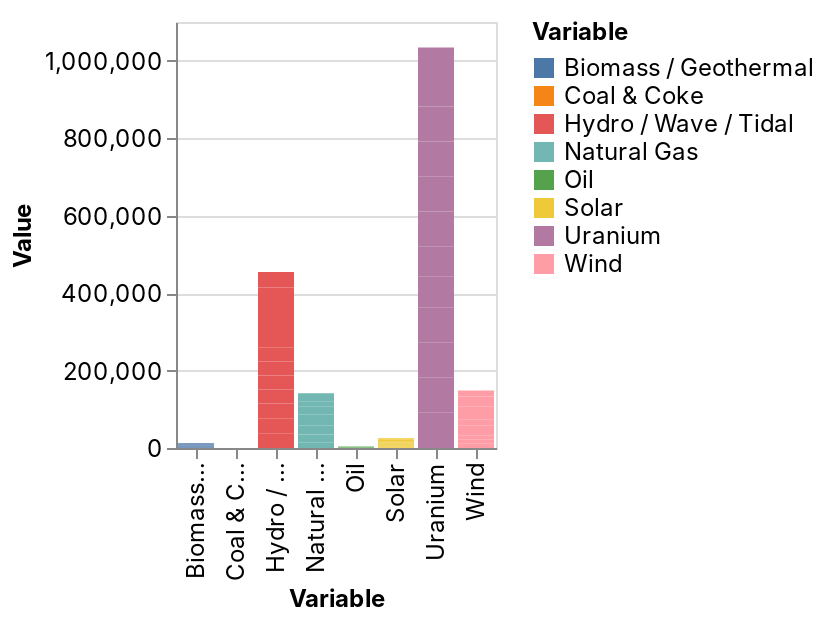

Write notebook code for a chart like this one.
### Markdown cell above
Distribution of power generation in Ontario as a visual. where the highest concentration of uranium is used to produce power.(years between 2016 to 2021)

### Code cell
_deepnote_run_altair(df_9, """{"data":{"name":"placeholder"},"mark":{"type":"bar","tooltip":true},"height":220,"$schema":"https://vega.github.io/schema/vega-lite/v4.json","autosize":{"type":"fit"},"encoding":{"x":{"sort":null,"type":"nominal","field":"Variable","scale":{"type":"linear","zero":false}},"y":{"sort":null,"type":"quantitative","field":"Value","scale":{"type":"linear","zero":true}},"color":{"sort":null,"type":"nominal","field":"Variable","scale":{"type":"linear","zero":false}}}}""")

### Figure 1 — Vega-Lite specification as saved in the notebook (floating-point values rounded to 4 significant figures)
{"config": {"view": {"continuousWidth": 400, "continuousHeight": 300}, "area": {"fill": "#51C0E9"}, "axis": {"labelFont": "Inter, sans-serif", "labelFontSize": 12, "labelFontWeight": "normal", "labelLimit": 60, "labelOverlap": "greedy", "titleFont": "Inter, sans-serif", "titleFontSize": 12, "titleFontWeight": "bold"}, "background": "#ffffff", "legend": {"labelFont": "Inter, sans-serif", "labelFontSize": 12, "titleFont": "Inter, sans-serif", "titleFontSize": 12, "titleFontWeight": "bold"}, "line": {"stroke": "#51C0E9", "strokeWidth": 2}, "rect": {"fill": "#51C0E9"}, "title": {"anchor": "start", "color": "#000000", "font": "Inter, sans-serif", "fontSize": 22, "fontWeight": "normal"}}, "data": {"name": "data-f486d8cb7c1234452d023379792d5385"}, "mark": {"type": "bar", "tooltip": true}, "autosize": {"type": "fit"}, "encoding": {"color": {"type": "nominal", "field": "Variable", "scale": {"type": "linear", "zero": false}, "sort": null}, "x": {"type": "nominal", "field": "Variable", "scale": {"type": "linear", "zero": false}, "sort": null}, "y": {"type": "quantitative", "field": "Value", "scale": {"type": "linear", "zero": true}, "sort": null}}, "height": 300, "width": "container", "$schema": "https://vega.github.io/schema/vega-lite/v4.json", "datasets": {"data-f486d8cb7c1234452d023379792d5385": [{"Scenario": "Current Policies", "Region": "Ontario", "Variable": "Biomass / Geothermal", "Type": "Primary Fuel", "Year": 2016, "Value": 1444.0}, {"Scenario": "Current Policies", "Region": "Ontario", "Variable": "Biomass / Geothermal", "Type": "Primary Fuel", "Year": 2017, "Value": 962.1}, {"Scenario": "Current Policies", "Region": "Ontario", "Variable": "Biomass / Geothermal", "Type": "Primary Fuel", "Year": 2018, "Value": 1311.0}, {"Scenario": "Current Policies", "Region": "Ontario", "Variable": "Biomass / Geothermal", "Type": "Primary Fuel", "Year": 2019, "Value": 1249.0}, {"Scenario": "Current Policies", "Region": "Ontario", "Variable": "Biomass / Geothermal", "Type": "Primary Fuel", "Year": 2020, "Value": 756.1}, {"Scenario": "Current Policies", "Region": "Ontario", "Variable": "Biomass / Geothermal", "Type": "Primary Fuel", "Year": 2021, "Value": 756.1}, {"Scenario": "Current Policies", "Region": "Ontario", "Variable": "Coal & Coke", "Type": "Primary Fuel", "Year": 2016, "Value": 0.0}, {"Scenario": "Current Policies", "Region": "Ontario", "Variable": "Coal & Coke", "Type": "Primary Fuel", "Year": 2017, "Value": 0.0}, {"Scenario": "Current Policies", "Region": "Ontario", "Variable": "Coal & Coke", "Type": "Primary Fuel", "Year": 2018, "Value": 0.0}, {"Scenario": "Current Policies", "Region": "Ontario", "Variable": "Coal & Coke", "Type": "Primary Fuel", "Year": 2019, "Value": 0.0}, {"Scenario": "Current Policies", "Region": "Ontario", "Variable": "Coal & Coke", "Type": "Primary Fuel", "Year": 2020, "Value": 0.0}, {"Scenario": "Current Policies", "Region": "Ontario", "Variable": "Coal & Coke", "Type": "Primary Fuel", "Year": 2021, "Value": 0.0}, {"Scenario": "Current Policies", "Region": "Ontario", "Variable": "Hydro / Wave / Tidal", "Type": "Primary Fuel", "Year": 2016, "Value": 36510.0}, {"Scenario": "Current Policies", "Region": "Ontario", "Variable": "Hydro / Wave / Tidal", "Type": "Primary Fuel", "Year": 2017, "Value": 40020.0}, {"Scenario": "Current Policies", "Region": "Ontario", "Variable": "Hydro / Wave / Tidal", "Type": "Primary Fuel", "Year": 2018, "Value": 38280.0}, {"Scenario": "Current Policies", "Region": "Ontario", "Variable": "Hydro / Wave / Tidal", "Type": "Primary Fuel", "Year": 2019, "Value": 36210.0}, {"Scenario": "Current Policies", "Region": "Ontario", "Variable": "Hydro / Wave / Tidal", "Type": "Primary Fuel", "Year": 2020, "Value": 36150.0}, {"Scenario": "Current Policies", "Region": "Ontario", "Variable": "Hydro / Wave / Tidal", "Type": "Primary Fuel", "Year": 2021, "Value": 36150.0}, {"Scenario": "Current Policies", "Region": "Ontario", "Variable": "Natural Gas", "Type": "Primary Fuel", "Year": 2016, "Value": 14860.0}, {"Scenario": "Current Policies", "Region": "Ontario", "Variable": "Natural Gas", "Type": "Primary Fuel", "Year": 2017, "Value": 8379.0}, {"Scenario": "Current Policies", "Region": "Ontario", "Variable": "Natural Gas", "Type": "Primary Fuel", "Year": 2018, "Value": 11830.0}, {"Scenario": "Current Policies", "Region": "Ontario", "Variable": "Natural Gas", "Type": "Primary Fuel", "Year": 2019, "Value": 11500.0}, {"Scenario": "Current Policies", "Region": "Ontario", "Variable": "Natural Gas", "Type": "Primary Fuel", "Year": 2020, "Value": 12120.0}, {"Scenario": "Current Policies", "Region": "Ontario", "Variable": "Natural Gas", "Type": "Primary Fuel", "Year": 2021, "Value": 13900.0}, {"Scenario": "Current Policies", "Region": "Ontario", "Variable": "Oil", "Type": "Primary Fuel", "Year": 2016, "Value": 544.3}, {"Scenario": "Current Policies", "Region": "Ontario", "Variable": "Oil", "Type": "Primary Fuel", "Year": 2017, "Value": 378.0}, {"Scenario": "Current Policies", "Region": "Ontario", "Variable": "Oil", "Type": "Primary Fuel", "Year": 2018, "Value": 459.7}, {"Scenario": "Current Policies", "Region": "Ontario", "Variable": "Oil", "Type": "Primary Fuel", "Year": 2019, "Value": 409.2}, {"Scenario": "Current Policies", "Region": "Ontario", "Variable": "Oil", "Type": "Primary Fuel", "Year": 2020, "Value": 81.87}, {"Scenario": "Current Policies", "Region": "Ontario", "Variable": "Oil", "Type": "Primary Fuel", "Year": 2021, "Value": 85.15}, {"Scenario": "Current Policies", "Region": "Ontario", "Variable": "Solar", "Type": "Primary Fuel", "Year": 2016, "Value": 1776.0}, {"Scenario": "Current Policies", "Region": "Ontario", "Variable": "Solar", "Type": "Primary Fuel", "Year": 2017, "Value": 1998.0}, {"Scenario": "Current Policies", "Region": "Ontario", "Variable": "Solar", "Type": "Primary Fuel", "Year": 2018, "Value": 2163.0}, {"Scenario": "Current Policies", "Region": "Ontario", "Variable": "Solar", "Type": "Primary Fuel", "Year": 2019, "Value": 2168.0}, {"Scenario": "Current Policies", "Region": "Ontario", "Variable": "Solar", "Type": "Primary Fuel", "Year": 2020, "Value": 2168.0}, {"Scenario": "Current Policies", "Region": "Ontario", "Variable": "Solar", "Type": "Primary Fuel", "Year": 2021, "Value": 2168.0}, {"Scenario": "Current Policies", "Region": "Ontario", "Variable": "Uranium", "Type": "Primary Fuel", "Year": 2016, "Value": 91140.0}, {"Scenario": "Current Policies", "Region": "Ontario", "Variable": "Uranium", "Type": "Primary Fuel", "Year": 2017, "Value": 90440.0}, {"Scenario": "Current Policies", "Region": "Ontario", "Variable": "Uranium", "Type": "Primary Fuel", "Year": 2018, "Value": 90160.0}, {"Scenario": "Current Policies", "Region": "Ontario", "Variable": "Uranium", "Type": "Primary Fuel", "Year": 2019, "Value": 90450.0}, {"Scenario": "Current Policies", "Region": "Ontario", "Variable": "Uranium", "Type": "Primary Fuel", "Year": 2020, "Value": 80100.0}, {"Scenario": "Current Policies", "Region": "Ontario", "Variable": "Uranium", "Type": "Primary Fuel", "Year": 2021, "Value": 77510.0}, {"Scenario": "Current Policies", "Region": "Ontario", "Variable": "Wind", "Type": "Primary Fuel", "Year": 2016, "Value": 10760.0}, {"Scenario": "Current Policies", "Region": "Ontario", "Variable": "Wind", "Type": "Primary Fuel", "Year": 2017, "Value": 10460.0}, {"Scenario": "Current Policies", "Region": "Ontario", "Variable": "Wind", "Type": "Primary Fuel", "Year": 2018, "Value": 11920.0}, {"Scenario": "Current Policies", "Region": "Ontario", "Variable": "Wind", "Type": "Primary Fuel", "Year": 2019, "Value": 10960.0}, {"Scenario": "Current Policies", "Region": "Ontario", "Variable": "Wind", "Type": "Primary Fuel", "Year": 2020, "Value": 14440.0}, {"Scenario": "Current Policies", "Region": "Ontario", "Variable": "Wind", "Type": "Primary Fuel", "Year": 2021, "Value": 15840.0}, {"Scenario": "Evolving Policies", "Region": "Ontario", "Variable": "Biomass / Geothermal", "Type": "Primary Fuel", "Year": 2016, "Value": 1444.0}, {"Scenario": "Evolving Policies", "Region": "Ontario", "Variable": "Biomass / Geothermal", "Type": "Primary Fuel", "Year": 2017, "Value": 962.1}, {"Scenario": "Evolving Policies", "Region": "Ontario", "Variable": "Biomass / Geothermal", "Type": "Primary Fuel", "Year": 2018, "Value": 1311.0}, {"Scenario": "Evolving Policies", "Region": "Ontario", "Variable": "Biomass / Geothermal", "Type": "Primary Fuel", "Year": 2019, "Value": 1249.0}, {"Scenario": "Evolving Policies", "Region": "Ontario", "Variable": "Biomass / Geothermal", "Type": "Primary Fuel", "Year": 2020, "Value": 756.2}, {"Scenario": "Evolving Policies", "Region": "Ontario", "Variable": "Biomass / Geothermal", "Type": "Primary Fuel", "Year": 2021, "Value": 767.6}, {"Scenario": "Evolving Policies", "Region": "Ontario", "Variable": "Coal & Coke", "Type": "Primary Fuel", "Year": 2016, "Value": 0.0}, {"Scenario": "Evolving Policies", "Region": "Ontario", "Variable": "Coal & Coke", "Type": "Primary Fuel", "Year": 2017, "Value": 0.0}, {"Scenario": "Evolving Policies", "Region": "Ontario", "Variable": "Coal & Coke", "Type": "Primary Fuel", "Year": 2018, "Value": 0.0}, {"Scenario": "Evolving Policies", "Region": "Ontario", "Variable": "Coal & Coke", "Type": "Primary Fuel", "Year": 2019, "Value": 0.0}, {"Scenario": "Evolving Policies", "Region": "Ontario", "Variable": "Coal & Coke", "Type": "Primary Fuel", "Year": 2020, "Value": 0.0}, {"Scenario": "Evolving Policies", "Region": "Ontario", "Variable": "Coal & Coke", "Type": "Primary Fuel", "Year": 2021, "Value": 0.0}, {"Scenario": "Evolving Policies", "Region": "Ontario", "Variable": "Hydro / Wave / Tidal", "Type": "Primary Fuel", "Year": 2016, "Value": 36510.0}, {"Scenario": "Evolving Policies", "Region": "Ontario", "Variable": "Hydro / Wave / Tidal", "Type": "Primary Fuel", "Year": 2017, "Value": 40020.0}, {"Scenario": "Evolving Policies", "Region": "Ontario", "Variable": "Hydro / Wave / Tidal", "Type": "Primary Fuel", "Year": 2018, "Value": 38280.0}, {"Scenario": "Evolving Policies", "Region": "Ontario", "Variable": "Hydro / Wave / Tidal", "Type": "Primary Fuel", "Year": 2019, "Value": 36210.0}, {"Scenario": "Evolving Policies", "Region": "Ontario", "Variable": "Hydro / Wave / Tidal", "Type": "Primary Fuel", "Year": 2020, "Value": 40200.0}, {"Scenario": "Evolving Policies", "Region": "Ontario", "Variable": "Hydro / Wave / Tidal", "Type": "Primary Fuel", "Year": 2021, "Value": 40190.0}, {"Scenario": "Evolving Policies", "Region": "Ontario", "Variable": "Natural Gas", "Type": "Primary Fuel", "Year": 2016, "Value": 14860.0}, {"Scenario": "Evolving Policies", "Region": "Ontario", "Variable": "Natural Gas", "Type": "Primary Fuel", "Year": 2017, "Value": 8379.0}, {"Scenario": "Evolving Policies", "Region": "Ontario", "Variable": "Natural Gas", "Type": "Primary Fuel", "Year": 2018, "Value": 11830.0}, {"Scenario": "Evolving Policies", "Region": "Ontario", "Variable": "Natural Gas", "Type": "Primary Fuel", "Year": 2019, "Value": 11500.0}, {"Scenario": "Evolving Policies", "Region": "Ontario", "Variable": "Natural Gas", "Type": "Primary Fuel", "Year": 2020, "Value": 9751.0}, {"Scenario": "Evolving Policies", "Region": "Ontario", "Variable": "Natural Gas", "Type": "Primary Fuel", "Year": 2021, "Value": 12660.0}, {"Scenario": "Evolving Policies", "Region": "Ontario", "Variable": "Oil", "Type": "Primary Fuel", "Year": 2016, "Value": 544.3}, {"Scenario": "Evolving Policies", "Region": "Ontario", "Variable": "Oil", "Type": "Primary Fuel", "Year": 2017, "Value": 378.0}, {"Scenario": "Evolving Policies", "Region": "Ontario", "Variable": "Oil", "Type": "Primary Fuel", "Year": 2018, "Value": 459.7}, {"Scenario": "Evolving Policies", "Region": "Ontario", "Variable": "Oil", "Type": "Primary Fuel", "Year": 2019, "Value": 409.2}, {"Scenario": "Evolving Policies", "Region": "Ontario", "Variable": "Oil", "Type": "Primary Fuel", "Year": 2020, "Value": 15.38}, {"Scenario": "Evolving Policies", "Region": "Ontario", "Variable": "Oil", "Type": "Primary Fuel", "Year": 2021, "Value": 156.6}, {"Scenario": "Evolving Policies", "Region": "Ontario", "Variable": "Solar", "Type": "Primary Fuel", "Year": 2016, "Value": 1776.0}, {"Scenario": "Evolving Policies", "Region": "Ontario", "Variable": "Solar", "Type": "Primary Fuel", "Year": 2017, "Value": 1998.0}, {"Scenario": "Evolving Policies", "Region": "Ontario", "Variable": "Solar", "Type": "Primary Fuel", "Year": 2018, "Value": 2163.0}, {"Scenario": "Evolving Policies", "Region": "Ontario", "Variable": "Solar", "Type": "Primary Fuel", "Year": 2019, "Value": 2168.0}, {"Scenario": "Evolving Policies", "Region": "Ontario", "Variable": "Solar", "Type": "Primary Fuel", "Year": 2020, "Value": 2168.0}, {"Scenario": "Evolving Policies", "Region": "Ontario", "Variable": "Solar", "Type": "Primary Fuel", "Year": 2021, "Value": 2170.0}, {"Scenario": "Evolving Policies", "Region": "Ontario", "Variable": "Uranium", "Type": "Primary Fuel", "Year": 2016, "Value": 91140.0}, {"Scenario": "Evolving Policies", "Region": "Ontario", "Variable": "Uranium", "Type": "Primary Fuel", "Year": 2017, "Value": 90440.0}, {"Scenario": "Evolving Policies", "Region": "Ontario", "Variable": "Uranium", "Type": "Primary Fuel", "Year": 2018, "Value": 90160.0}, {"Scenario": "Evolving Policies", "Region": "Ontario", "Variable": "Uranium", "Type": "Primary Fuel", "Year": 2019, "Value": 90450.0}, {"Scenario": "Evolving Policies", "Region": "Ontario", "Variable": "Uranium", "Type": "Primary Fuel", "Year": 2020, "Value": 78510.0}, {"Scenario": "Evolving Policies", "Region": "Ontario", "Variable": "Uranium", "Type": "Primary Fuel", "Year": 2021, "Value": 73700.0}, {"Scenario": "Evolving Policies", "Region": "Ontario", "Variable": "Wind", "Type": "Primary Fuel", "Year": 2016, "Value": 10760.0}, {"Scenario": "Evolving Policies", "Region": "Ontario", "Variable": "Wind", "Type": "Primary Fuel", "Year": 2017, "Value": 10460.0}, {"Scenario": "Evolving Policies", "Region": "Ontario", "Variable": "Wind", "Type": "Primary Fuel", "Year": 2018, "Value": 11920.0}, {"Scenario": "Evolving Policies", "Region": "Ontario", "Variable": "Wind", "Type": "Primary Fuel", "Year": 2019, "Value": 10960.0}, {"Scenario": "Evolving Policies", "Region": "Ontario", "Variable": "Wind", "Type": "Primary Fuel", "Year": 2020, "Value": 14440.0}, {"Scenario": "Evolving Policies", "Region": "Ontario", "Variable": "Wind", "Type": "Primary Fuel", "Year": 2021, "Value": 15840.0}]}}
